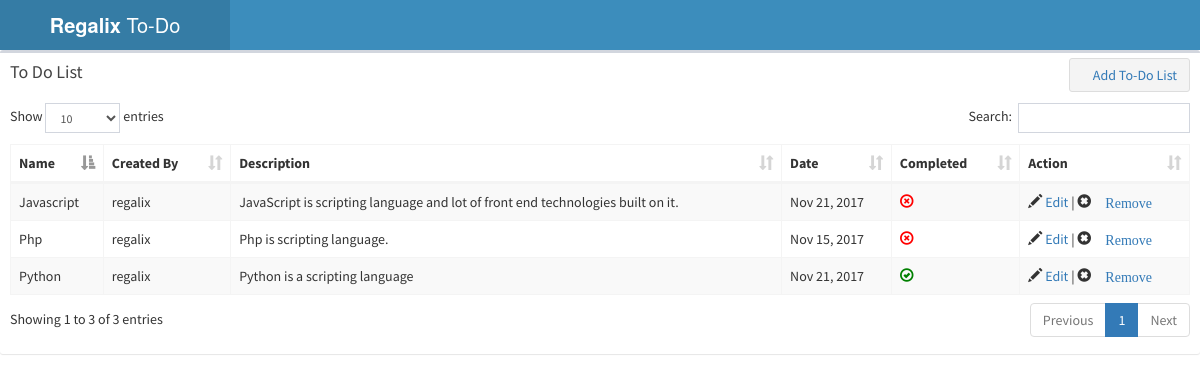
The page / on the database its author committed.
### todolist/models.py (models this page shows, shortened)
class ToDoWork(models.Model):
    created_on = models.DateField(auto_now_add=True, **OPTIONAL)
    name = models.CharField(max_length=500, **OPTIONAL)
    created_by = models.ForeignKey('auth.User', **OPTIONAL)
    description = models.TextField(**OPTIONAL)
    list_date = models.DateField(**OPTIONAL)
    completed = models.BooleanField(default=False)

### todolist/views.py (the view)
# urls.py: url(r'^$', ToDoWorkList.as_view()),
class ToDoWorkList(ListView):
    queryset = ToDoWork.objects.all().order_by('-id')
    template_name = 'index.html'

### todolist/templates/index.html (shortened to what this page needs)
{% extends "base.html" %}
{% block content %}
            <div class="box">
            <div class="box-header">
              <h3 class="box-title">To Do List</h3>
                <div class="box-tools pull-right">
                 <button type="button" class="btn btn-default pull-right"><i class="fa fa-plus"></i><a href="/new/">Add To-Do List</a></button>
              </div>
            </div>
            <div class="box-body">
              <table id="example1" class="table table-bordered table-striped">
                <thead>
                <tr>
                  <th>Name</th>
                  <th>Created By</th>
                  <th>Description</th>
                  <th>Date</th>
                  <th>Completed</th>
                  <th>Action</th>
                </tr>
                </thead>
                <tbody>
                 {% for obj in object_list %}
                <tr>
                  <td>{{obj.name}}</td>
                  <td>{{obj.created_by.username}}
                  </td>
                  <td>{{obj.description}}</td>
                  <td>{{obj.list_date|date:'M d, Y'}}</td>
                  <td>
                  {% if obj.completed %}
			         <span class="glyphicon glyphicon-ok-circle" style="color:green"></span>
                  {% else %}
                  	<span class="glyphicon glyphicon-remove-circle" style="color:red"></span>
                  {% endif %}
                  </td>
                  <td>
          				<span class="glyphicon glyphicon-pencil"></span><a href="/edit/{{obj.id}}"> Edit </a>
        			|
					          <span class="glyphicon glyphicon-remove-sign"> <a href="/delete/{{obj.id}}/">Remove</a>
					        </span>
                  </td>
                </tr>
                {% endfor %}
              </table>
            </div>
          </div>
{% endblock %}

### todolist/templates/base.html (shortened to what this page needs)
<!DOCTYPE html>
<html>
<head>
  <link rel="stylesheet" href="/static/css/bootstrap.min.css">
  <link rel="stylesheet" href="/static/css/dataTables.bootstrap.min.css">
  <link rel="stylesheet" href="/static/css/font-awesome.min.css">
  <link rel="stylesheet" href="/static/css/ionicons.min.css">
  <link rel="stylesheet" href="/static/css/AdminLTE.min.css">
  <link rel="stylesheet" href="/static/css/_all-skins.min.css">
  <link rel="stylesheet" href="/static/css/bootstrap-datepicker.min.css">
  <link rel="stylesheet" href="/static/css/bootstrap3-wysihtml5.min.css">
</head>
<body class="hold-transition skin-blue sidebar-mini">
<div class="wrapper">
 <header class="main-header">
    <a href="/" class="logo">
      <span class="logo-lg"><b>Regalix </b>To-Do</span>
    </a>
    <nav class="navbar navbar-static-top">
      <a href="#" class="sidebar-toggle" data-toggle="push-menu" role="button">
      </a>
    </nav>
  </header>
  <aside class="main-sidebar">
  </aside>
</div>
{% block content %}
{% endblock %}
</body>
</html>

### rows shown on the page
ToDoWork: name "Php", created_by.username "regalix", description "Php is scripting language.", list_date "Nov 15, 2017", completed False (drawn)
ToDoWork: name "Javascript", created_by.username "regalix", description "JavaScript is scripting language and lot of front end technologies built on it.", list_date "Nov 21, 2017", completed False (drawn)
ToDoWork: name "Python", created_by.username "regalix", description "Python is a scripting language", list_date "Nov 21, 2017", completed True (drawn)
